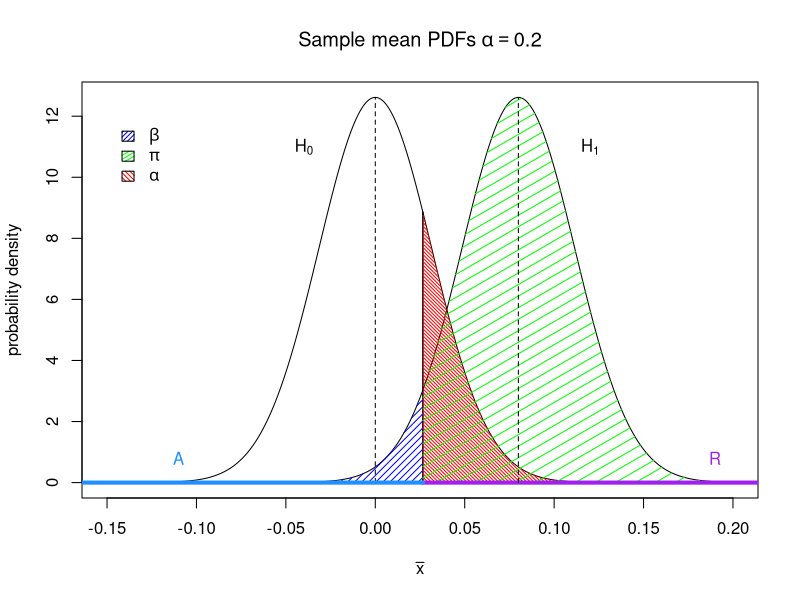
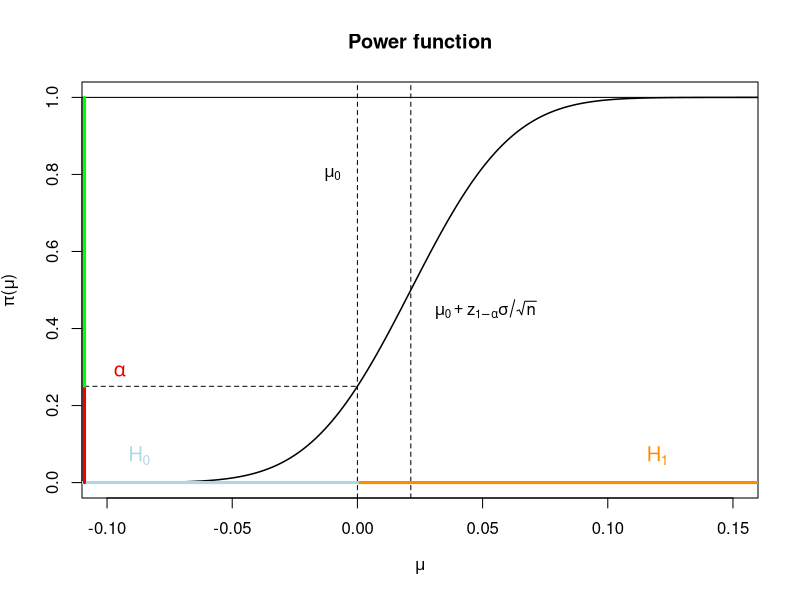
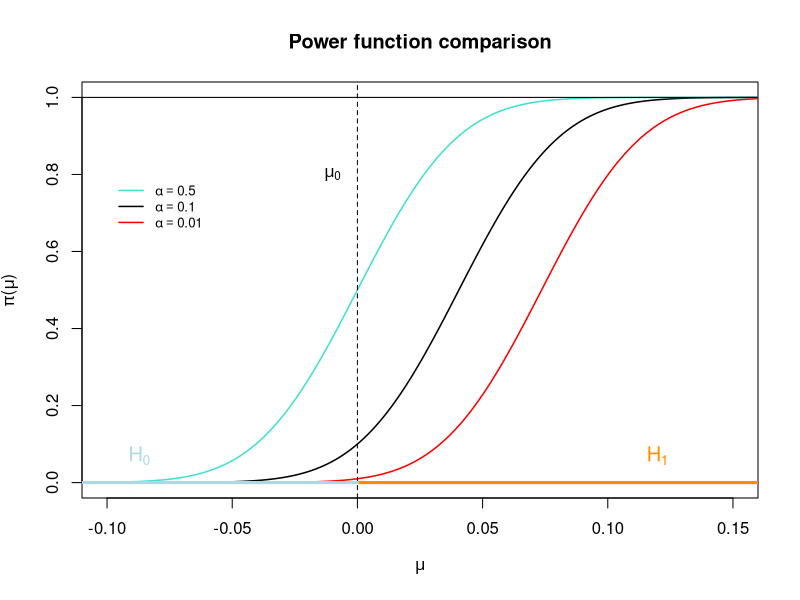

These figures' R source, in order:
# Code for Graphs in Chapter 1

#rm(list = ls())
# Sample mean on the x axis
# arbitrarily chosen quantities to allow
# an effective representation
n <- 1000
sd <- 1
mu0 <- 0
mu1 <- 0.08
mi <- -0.15
ma <- 0.2
x <- seq(mi, ma, length.out = 10000)

# Values used to plot the densities under H_0 and H_1
y0 <- dnorm(x, mean = mu0, sd = sd / sqrt(n))
y1 <- dnorm(x, mean = mu1, sd = sd / sqrt(n))

# Critical threshold and probability of committing a first type error
alpha <- 0.2
ct <- mu0 + qnorm(1 - alpha) * (sd / sqrt(n))

# plot of the two densities (Figure 1.1)

plot(x, y0,
  type = "l", lwd = 1, col = "black",
  xlim = c(mi, ma), ylim = c(0, max(y0, y1)),
  xlab = expression(bar(x)), ylab = "probability density",
  main = bquote("Sample mean PDFs" ~ alpha == 0.2)
)

points(x, y1, type = "l", lwd = 1, col = "black")
abline(h = 0)
segments(ct, 0, ct, max(dnorm(ct, mean = mu1, sd = sd / sqrt(n)), dnorm(ct, mean = mu0, sd = sd / sqrt(n))), lwd = 1.5)
x1 <- x[x <= ct]
x2 <- x[x >= ct]

# Probability of committing a type II error (False Negative)
polygon(c(x1, rev(x1)),
  c(dnorm(x1, mu1, sd / sqrt(n)), rep(0, length(x1))),
  density = 20, angle = 45, col = "blue", border = NA
)

# Probability of committing a type I error (False positive)
polygon(c(x2, rev(x2)),
  c(dnorm(x2, mu0, sd / sqrt(n)), rep(0, length(x2))),
  density = 40, angle = -45, col = "red", border = NA
)

# Probability of making a true discovery (True positive)
polygon(c(x2, rev(x2)),
  c(dnorm(x2, mu1, sd / sqrt(n)), rep(0, length(x2))),
  density = 10, angle = 30, col = "green", border = NA
)

segments(ct, 0, ma + 1, 0, col = "purple", lwd = 4)
segments(mu0, 0, mu0, dnorm(mu0, mu0, sd / sqrt(n)), col = "black", lwd = 1, lty = "dashed")
segments(mu1, 0, mu1, dnorm(mu1, mu1, sd / sqrt(n)), col = "black", lwd = 1, lty = "dashed")

text(-0.04, 11, labels = expression(H[0]))
text(0.12, 11, labels = expression(H[1]))
legend(-0.15, 12,
  fill = c("blue", "green", "red"), bty = "n",
  legend = c(expression(beta), expression(pi), expression(alpha)),
  cex = 1, density = c(30, 30, 30), angle = c(45, 30, -45)
)

text(0.19, 0.8, labels = c("R"), col = "purple")
segments(mi - 1, 0, ct, 0, col = "dodgerblue", lwd = 4)
text(-0.11, 0.8, labels = c("A"), col = "dodgerblue")

# Power function (Figure 1.2)
alpha <- 0.25

ct <- mu0 + qnorm(1 - alpha) * (sd / sqrt(n))

power <- function(mu0, mu, alpha, sd, n) {
  p <- numeric(length(mu))
  for (i in 1:length(mu)) {
    p[i] <- 1 - pnorm(((mu0 - mu[i]) / (sd / sqrt(n))) + qnorm(1 - alpha))
  }
  return(p)
}
mm <- seq(-0.5, 0.5, length.out = 2000)
pp <- power(mu0, mu = mm, alpha, sd, n)
pp
min <- -0.1
max <- 0.15
plot(mm, pp,
  type = "l", col = "black", lwd = 1.5, xlim = c(min, max),
  main = "Power function", xlab = expression(mu),
  ylab = expression(pi * "(" * mu * ")")
)
abline(v = mu0, lty = "dashed")
abline(v = ct, lty = "dashed")
abline(h = 0)
abline(h = 1)
segments(0, 0, 0.3, 0, lwd = 3, col = "darkorange")
segments(-0.3, 0, 0, 0, lwd = 3, col = "lightblue")
text(0.12, 0.07, labels = c(expression(H[1])), col = "darkorange", cex = 1.2)
text(-0.087, 0.07, labels = c(expression(H[0])), col = "lightblue", cex = 1.2)
text(-0.01, 0.8, labels = c(expression(mu[0])))
text(-0.095, 0.29, labels = c(expression(alpha)), col = "red2", cex = 1.2)
text(ct + 0.03, 0.45, labels = expression(mu[0] + z[1 - alpha] * sigma / sqrt(n)))
eps <- 0.009
segments(min - eps, 0, min - eps, alpha, lwd = 3, col = "red2")
segments(min - eps, alpha, 0, alpha, lty = "dashed")
segments(min - eps, alpha, min - eps, 1, lwd = 3, col = "green")

# Power comparison (Figure 1.5)

alpha <- 0.1
ct <- mu0 + qnorm(1 - alpha) * (sd / sqrt(n))

power <- function(mu0, mu, alpha, sd, n) {
  p <- numeric(length(mu))
  for (i in 1:length(mu)) {
    p[i] <- 1 - pnorm(((mu0 - mu[i]) / (sd / sqrt(n))) + qnorm(1 - alpha))
  }
  return(p)
}
mm <- seq(-0.5, 0.5, length.out = 2000)
pp <- power(mu0, mu = mm, alpha, sd, n)
pp
min <- -0.1
max <- 0.15
plot(mm, pp,
  type = "l", col = "black", lwd = 1.5, xlim = c(min, max),
  main = "Power function comparison", xlab = expression(mu),
  ylab = expression(pi * "(" * mu * ")")
)
alpha1 <- 0.01
pp1 <- power(mu0, mu = mm, alpha1, sd, n)
points(mm, pp1, col = "red", type = "l", lwd = 1.5)
alpha2 <- 0.5
pp2 <- power(mu0, mu = mm, alpha2, sd, n)
points(mm, pp2, col = "turquoise", type = "l", lwd = 1.5)
legend(
  x = -0.10, y = 0.8,
  legend = c(
    expression(alpha == 0.5),
    expression(alpha == 0.1),
    expression(alpha == 0.01)
  ),
  col = c("turquoise", "black", "red"),
  lty = 1,
  lwd = 1.5,
  bty = "n",
  cex = 0.8
)
abline(v = mu0, lty = "dashed")
abline(h = 0)
abline(h = 1)
segments(0, 0, 0.3, 0, lwd = 3, col = "darkorange")
segments(-0.3, 0, 0, 0, lwd = 3, col = "lightblue")
text(0.12, 0.07, labels = c(expression(H[1])), col = "darkorange", cex = 1.2)
text(-0.087, 0.07, labels = c(expression(H[0])), col = "lightblue", cex = 1.2)
text(-0.01, 0.8, labels = c(expression(mu[0])))

